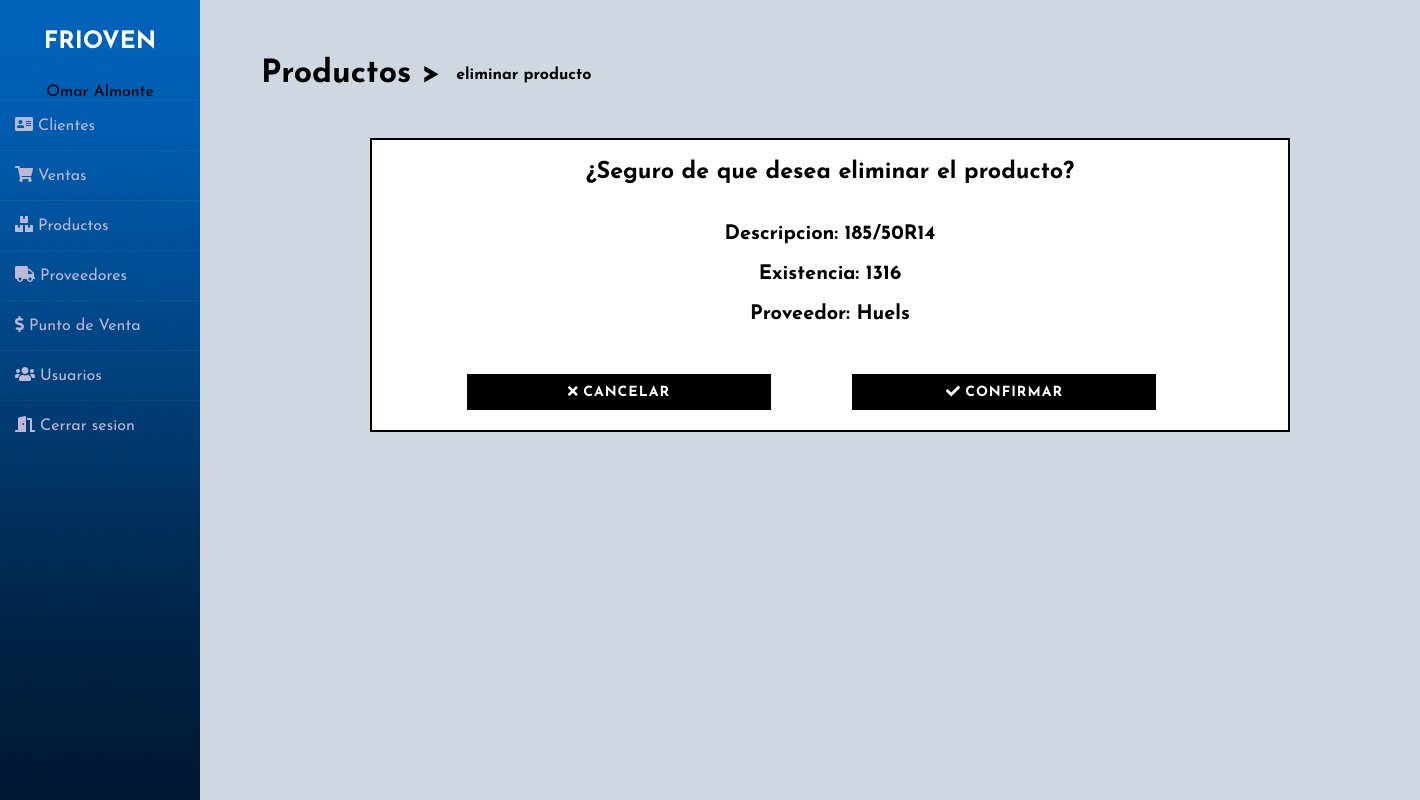
The page /d_prd.php?id=1 (signed in) on the database its author committed.
### tables this page shows
CREATE TABLE `producto` (
  `idprod` int(11) NOT NULL,
  `descripcion` varchar(255) NOT NULL,
  `precio` decimal(10,2) NOT NULL,
  `existencia` int(11) NOT NULL,
  `idproveedor` int(11) NOT NULL,
  `activo` char(2) NOT NULL DEFAULT 'si'
);

CREATE TABLE `proveedor` (
  `idproveedor` int(11) NOT NULL,
  `nombreprov` varchar(255) NOT NULL,
  `representante` varchar(255) NOT NULL,
  `telefono` varchar(255) NOT NULL,
  `pais` varchar(255) NOT NULL,
  `activo` char(2) NOT NULL DEFAULT 'si'
);

### d_prd.php (the view, shortened to what this page needs)
<?php
  include 'links/d_clientelinks.php';
  include 'back/conexion.php';
 ?>
<?php
    $id = $_GET["id"];
    $cons = "SELECT p.descripcion,p.existencia,pv.nombreprov FROM producto p JOIN proveedor pv ON p.idproveedor = pv.idproveedor WHERE idprod = $id";
    $ejec = mysqli_query($con,$cons);
    $rs = mysqli_fetch_array($ejec);
?>
<!DOCTYPE html>
<html>
<head>
</head>
<body>
	<div class="wrapper">
    <?php
    include 'links/sidebar.php';
    ?>
    <div class="main_content">
    <h1 class="black down"><a class="black" href="productos.php">Productos</a> ></h1>
    <h4 class="downr3">eliminar producto</h4>
    <div class="downp">
        <div class="conf">
          <h3 align="center">¿Seguro de que desea eliminar el producto?</h3><br><br>
          <h4 align="center">Descripcion: <?php echo $rs["descripcion"]; ?></h4><br>
          <h4 align="center">Existencia: <?php echo $rs["existencia"]; ?></h4><br>
          <h4 align="center">Proveedor: <?php echo $rs["nombreprov"]; ?></h4>
          <button class="bot bot2 btn btn-2" onclick="window.location.href = 'productos.php';" ><i class="fas fa-times"></i>  cancelar </button>
          <button class="bot bot2 btn btn-2" onclick="window.location.href = 'back/b_dprd.php?id=<?php echo $id ?>';" ><i class="fas fa-check"></i>  confirmar </button>
        </div>
    </div>
        </div>
    	</div>
</body>
</html>

### css/cssgeneral.css (style rules this page uses)
.down { transform: translate(5%, 180%); }
.downr3 { transform: translate(21%, 220%); }
* { outline:none !important; }
a { text-decoration: none !important;outline: none !important; }
.downp { margin-left: 70px; margin-top: 90px; font-size: 20px; }

### css/botones.css (style rules this page uses)
.btn { border: none; font-size: 20px; color: inherit; background: none; cursor: pointer; padding: 15px 40px; text-transform: uppercase; letter-spacing: 1px; font-weight: 700; outline: none; -webkit-transition: all 0.3s; -moz-transition: all 0.3s; transition: all 0.3s; }
.btn:after { content: ''; position: absolute; z-index: -1; -webkit-transition: all 0.3s; -moz-transition: all 0.3s; transition: all 0.3s; }
.btn:before { speak: none; font-style: normal; font-weight: normal; font-variant: normal; text-transform: none; line-height: 1; position: relative; -webkit-font-smoothing: antialiased; }
.btn-2 { background: black; color: #fff; }
.btn-2:before { position: absolute; height: 100%; left: 0; top: 0; line-height: 3; font-size: 140%; width: 60px; }

### css/confirmardc.css (style rules this page uses)
.conf { padding: 20px; border: 2px solid black; width: 80%; margin-left: 100px; background: white; font-size: 20px; }

### css/botones2.css (style rules this page uses)
.bot { margin-top: 50px; margin-left: 75px; padding: 10px; width: 304px; font-size: 14px; }

### css/sidebar.css (style rules this page uses)
* { margin: 0; padding: 0; box-sizing: border-box; list-style: none; text-decoration: none; font-family: 'Josefin Sans', sans-serif; }
body { background-color: #00325e30; }
.wrapper { display: flex; position: relative; }
.wrapper .main_content { width: 100%; margin-left: 200px; }

### fw/all.css (style rules this page uses)
.fa-check:before { content: "\f00c"; }
.fa-times:before { content: "\f00d"; }

### rows shown on the page
producto: descripcion "185/50R14", existencia "1316", idproveedor.nombreprov "Huels"

### other values the page prints
$fn "Omar Almonte"
